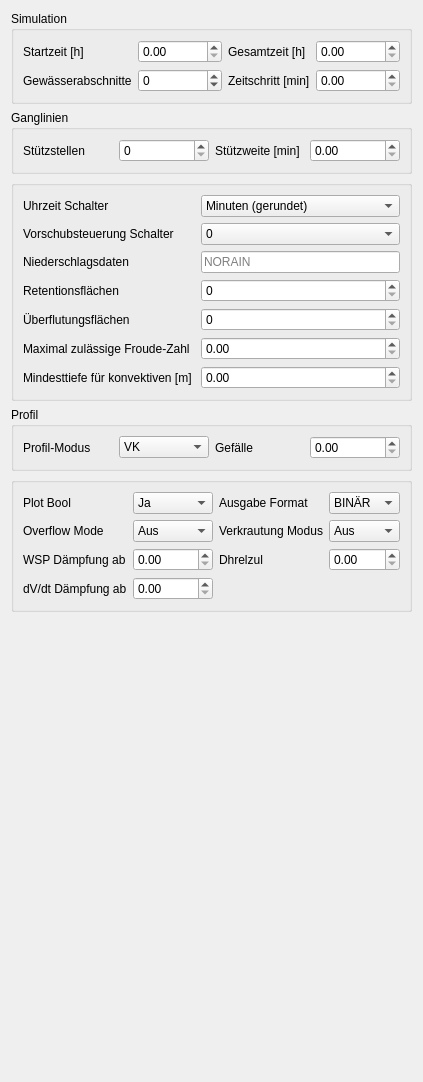
      <widget class="QWidget" name="parameters">
       <property name="geometry">
        <rect>
         <x>0</x>
         <y>0</y>
         <width>421</width>
         <height>1082</height>
        </rect>
       </property>
       <attribute name="label">
        <string>Simulation Parameters</string>
       </attribute>
       <layout class="QVBoxLayout" name="verticalLayout">
        <item>
         <widget class="QGroupBox" name="groupBox_6">
          <property name="title">
           <string>Simulation</string>
          </property>
          <layout class="QGridLayout" name="gridLayout_23">
           <item row="1" column="3">
            <widget class="QDoubleSpinBox" name="p_toth">
             <property name="maximum">
              <double>10000000.000000000000000</double>
             </property>
            </widget>
           </item>
           <item row="2" column="2">
            <widget class="QLabel" name="label_31">
             <property name="text">
              <string>Zeitschritt [min]</string>
             </property>
            </widget>
           </item>
           <item row="2" column="0">
            <widget class="QLabel" name="label_36">
             <property name="text">
              <string>Gewässerabschnitte</string>
             </property>
            </widget>
           </item>
           <item row="2" column="3">
            <widget class="QDoubleSpinBox" name="p_dt">
             <property name="maximum">
              <double>1000000.000000000000000</double>
             </property>
             <property name="singleStep">
              <double>10.000000000000000</double>
             </property>
            </widget>
           </item>
           <item row="1" column="0">
            <widget class="QLabel" name="label_28">
             <property name="text">
              <string>Startzeit [h] </string>
             </property>
            </widget>
           </item>
           <item row="1" column="1">
            <widget class="QDoubleSpinBox" name="p_stime">
             <property name="showGroupSeparator" stdset="0">
              <bool>false</bool>
             </property>
             <property name="maximum">
              <double>10000000.000000000000000</double>
             </property>
            </widget>
           </item>
           <item row="1" column="2">
            <widget class="QLabel" name="label_30">
             <property name="text">
              <string>Gesamtzeit [h]</string>
             </property>
            </widget>
           </item>
           <item row="2" column="1">
            <widget class="QSpinBox" name="p_nl">
             <property name="minimum">
              <number>-10000</number>
             </property>
             <property name="maximum">
              <number>10000</number>
             </property>
            </widget>
           </item>
          </layout>
         </widget>
        </item>
        <item>
         <widget class="QGroupBox" name="groupBox_7">
          <property name="title">
           <string>Ganglinien</string>
          </property>
          <layout class="QGridLayout" name="gridLayout_22">
           <item row="0" column="0">
            <widget class="QLabel" name="label_32">
             <property name="text">
              <string>Stützstellen </string>
             </property>
            </widget>
           </item>
           <item row="0" column="1">
            <widget class="QSpinBox" name="p_lead">
             <property name="maximum">
              <number>10000</number>
             </property>
            </widget>
           </item>
           <item row="0" column="2">
            <widget class="QLabel" name="label_33">
             <property name="text">
              <string>Stützweite [min]</string>
             </property>
            </widget>
           </item>
           <item row="0" column="3">
            <widget class="QDoubleSpinBox" name="p_tinc">
             <property name="maximum">
              <double>1000000.000000000000000</double>
             </property>
             <property name="singleStep">
              <double>30.000000000000000</double>
             </property>
            </widget>
           </item>
          </layout>
         </widget>
        </item>
        <item>
         <widget class="QGroupBox" name="groupBox_10">
          <property name="title">
           <string/>
          </property>
          <layout class="QFormLayout" name="formLayout">
           <item row="1" column="0">
            <widget class="QLabel" name="label_34">
             <property name="text">
              <string>Uhrzeit Schalter</string>
             </property>
            </widget>
           </item>
           <item row="1" column="1">
            <widget class="QComboBox" name="p_itun">
             <item>
              <property name="text">
               <string>Minuten (gerundet)</string>
              </property>
             </item>
             <item>
              <property name="text">
               <string>Minuten und Sekunden</string>
              </property>
             </item>
            </widget>
           </item>
           <item row="2" column="0">
            <widget class="QLabel" name="label_35">
             <property name="text">
              <string>Vorschubsteuerung Schalter</string>
             </property>
            </widget>
           </item>
           <item row="4" column="0">
            <widget class="QLabel" name="label_11">
             <property name="text">
              <string>Niederschlagsdaten</string>
             </property>
            </widget>
           </item>
           <item row="5" column="0">
            <widget class="QLabel" name="label_42">
             <property name="text">
              <string>Retentionsflächen</string>
             </property>
            </widget>
           </item>
           <item row="6" column="0">
            <widget class="QLabel" name="label_43">
             <property name="text">
              <string>Überflutungsflächen</string>
             </property>
            </widget>
           </item>
           <item row="2" column="1">
            <widget class="QComboBox" name="p_ipro">
             <property name="toolTip">
              <string>&lt;html&gt;&lt;head/&gt;&lt;body&gt;&lt;p&gt;Schlater 0: Sparvorschub für Testruns&lt;/p&gt;&lt;p&gt;	(keine neuen Seiten)&lt;/p&gt;&lt;p&gt;	Querschnittsdaten: Ja&lt;/p&gt;&lt;p&gt;	Overflowtabelle:     Ja&lt;/p&gt;&lt;p&gt;Schalter 1: wie 0, aber ohne Ausdruck der Querschnittsdaten&lt;/p&gt;&lt;p&gt;	Querschnittsdaten: nein&lt;/p&gt;&lt;p&gt;	Overflowtabelle:     nein&lt;/p&gt;&lt;p&gt;Schalter 2: &lt;/p&gt;&lt;p&gt;	Querschnittsdaten: Ja&lt;/p&gt;&lt;p&gt;	Overflowtabelle:     Nein&lt;/p&gt;&lt;/body&gt;&lt;/html&gt;</string>
             </property>
             <item>
              <property name="text">
               <string>0</string>
              </property>
             </item>
             <item>
              <property name="text">
               <string>1</string>
              </property>
             </item>
             <item>
              <property name="text">
               <string>2</string>
              </property>
             </item>
            </widget>
           </item>
           <item row="4" column="1">
            <widget class="QLineEdit" name="p_rain">
             <property name="placeholderText">
              <string>NORAIN</string>
             </property>
            </widget>
           </item>
           <item row="5" column="1">
            <widget class="QSpinBox" name="p_nret"/>
           </item>
           <item row="6" column="1">
            <widget class="QSpinBox" name="p_nstore"/>
           </item>
           <item row="7" column="1">
            <widget class="QDoubleSpinBox" name="p_tol">
             <property name="maximum">
              <double>20.000000000000000</double>
             </property>
            </widget>
           </item>
           <item row="7" column="0">
            <widget class="QLabel" name="label_48">
             <property name="text">
              <string>Maximal zulässige Froude-Zahl</string>
             </property>
            </widget>
           </item>
           <item row="8" column="0">
            <widget class="QLabel" name="label_49">
             <property name="text">
              <string>Mindesttiefe für konvektiven [m] </string>
             </property>
            </widget>
           </item>
           <item row="8" column="1">
            <widget class="QDoubleSpinBox" name="p_convec"/>
           </item>
          </layout>
         </widget>
        </item>
        <item>
         <widget class="QGroupBox" name="groupBox_3">
          <property name="title">
           <string>Profil</string>
          </property>
          <layout class="QHBoxLayout" name="horizontalLayout">
           <item>
            <widget class="QLabel" name="label_66">
             <property name="text">
              <string>Profil-Modus</string>
             </property>
            </widget>
           </item>
           <item>
            <widget class="QComboBox" name="p_xsecmo">
             <item>
              <property name="text">
               <string>VK</string>
              </property>
             </item>
             <item>
              <property name="text">
               <string>RK</string>
              </property>
             </item>
             <item>
              <property name="text">
               <string>VF</string>
              </property>
             </item>
             <item>
              <property name="text">
               <string>RF</string>
              </property>
             </item>
            </widget>
           </item>
           <item>
            <widget class="QLabel" name="label_91">
             <property name="text">
              <string>Gefälle</string>
             </property>
            </widget>
           </item>
           <item>
            <widget class="QDoubleSpinBox" name="p_slo"/>
           </item>
          </layout>
         </widget>
        </item>
        <item>
         <widget class="QGroupBox" name="groupBox_13">
          <property name="title">
           <string/>
          </property>
          <layout class="QGridLayout" name="gridLayout_29">
           <item row="0" column="1">
            <widget class="QComboBox" name="p_plot">
             <item>
              <property name="text">
               <string>Ja</string>
              </property>
             </item>
             <item>
              <property name="text">
               <string>Nein</string>
              </property>
             </item>
            </widget>
           </item>
           <item row="1" column="1">
            <widget class="QComboBox" name="p_ovfbil_2">
             <item>
              <property name="text">
               <string>Aus</string>
              </property>
             </item>
             <item>
              <property name="text">
               <string>OVFBIL</string>
              </property>
             </item>
             <item>
              <property name="text">
               <string>OVFREG</string>
              </property>
             </item>
            </widget>
           </item>
           <item row="0" column="3">
            <widget class="QLabel" name="label_20">
             <property name="text">
              <string>Ausgabe Format</string>
             </property>
            </widget>
           </item>
           <item row="2" column="0">
            <widget class="QLabel" name="label_23">
             <property name="text">
              <string>WSP Dämpfung ab</string>
             </property>
            </widget>
           </item>
           <item row="0" column="4">
            <widget class="QComboBox" name="p_format">
             <item>
              <property name="text">
               <string>BINÄR</string>
              </property>
             </item>
             <item>
              <property name="text">
               <string>ASCII</string>
              </property>
             </item>
             <item>
              <property name="text">
               <string>TRANS</string>
              </property>
             </item>
            </widget>
           </item>
           <item row="1" column="3">
            <widget class="QLabel" name="label_26">
             <property name="text">
              <string>Verkrautung Modus</string>
             </property>
            </widget>
           </item>
           <item row="0" column="0">
            <widget class="QLabel" name="label_19">
             <property name="text">
              <string>Plot Bool</string>
             </property>
            </widget>
           </item>
           <item row="1" column="0">
            <widget class="QLabel" name="label_22">
             <property name="text">
              <string>Overflow Mode</string>
             </property>
            </widget>
           </item>
           <item row="1" column="4">
            <widget class="QComboBox" name="p_kstmod">
             <property name="toolTip">
              <string>&lt;html&gt;&lt;head/&gt;&lt;body&gt;&lt;p&gt;KSTMOD&lt;/p&gt;&lt;p&gt;hier WELLEN mit Prozentwerten (3 Klassen) für saisonabhängige Verkrautung&lt;/p&gt;&lt;/body&gt;&lt;/html&gt;</string>
             </property>
             <item>
              <property name="text">
               <string>Aus</string>
              </property>
             </item>
             <item>
              <property name="text">
               <string>An</string>
              </property>
             </item>
            </widget>
           </item>
           <item row="2" column="1">
            <widget class="QDoubleSpinBox" name="p_dhzul"/>
           </item>
           <item row="3" column="0">
            <widget class="QLabel" name="label_25">
             <property name="text">
              <string>dV/dt Dämpfung ab</string>
             </property>
            </widget>
           </item>
           <item row="3" column="1">
            <widget class="QDoubleSpinBox" name="p_dvrelzul"/>
           </item>
           <item row="2" column="3">
            <widget class="QLabel" name="label_24">
             <property name="text">
              <string>Dhrelzul</string>
             </property>
            </widget>
           </item>
           <item row="2" column="4">
            <widget class="QDoubleSpinBox" name="p_dhrelzul"/>
           </item>
          </layout>
         </widget>
        </item>
        <item>
         <spacer name="verticalSpacer_2">
          <property name="orientation">
           <enum>Qt::Vertical</enum>
          </property>
          <property name="sizeHint" stdset="0">
           <size>
            <width>20</width>
            <height>40</height>
           </size>
          </property>
         </spacer>
        </item>
       </layout>
      </widget>
